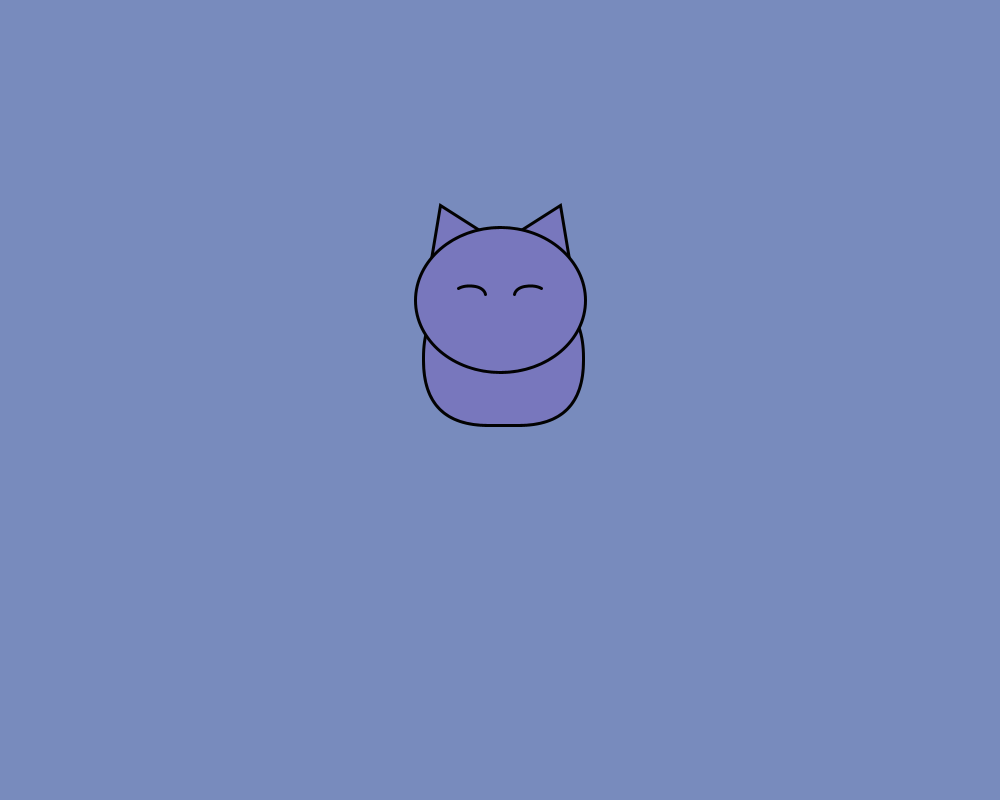
Frame 1 (no input)
Frame 60 (the mouse pressed at the canvas centre just before this capture): identical to frame 1, image omitted
Frame 120 (the mouse held since frame 60 and released just before this capture): identical to frame 1, image omitted

The Processing sketch that drew this single still picture (run headless with seeded random() and noise(); from frame 60 on, the mouse is pressed at the canvas centre):

// Processing sketch: HOME_WORK_13
// ── HOME_WORK_13.pde
float x, y, d;
void setup (){
  size (1000,800);
  x = 500;
  y = 300;
  d = 100;
  
}
void draw (){
  background (120,139,189);
  smilecat(x,y,d);
  
  
}

// ── smile_cat.pde
void smilecat(float x, float y , float d){
  strokeWeight (d*0.03);
  fill(120,119,189);
  stroke (ROUND);
  
  // BODY
  rect (x-d*0.77, y-d*0.1,d*1.6,d*1.35,d*0.75,d*0.75,d*0.65,d*0.65 );
  
  // LEFT EAR
  beginShape();
  vertex(x-d*0.7, y-d*0.35);
  vertex(x-d*0.6, y-d*0.95);
  vertex(x-d*0.05, y-d*0.6);
  endShape();
  // RIGHT EAR
  beginShape();
  vertex(x+d*0.7, y-d*0.35);
  vertex(x+d*0.6, y-d*0.95);
  vertex(x+d*0.05, y-d*0.6);
  endShape();
  // FACE
  ellipse (x, y, d*1.7,d*1.45);
  //LEFT EYE
  arc (x-d*0.3, y-d*0.05, d*0.32,d*0.18,1.24*PI,1.97*PI);
  arc (x+d*0.3, y-d*0.05, d*0.32,d*0.18,1.03*PI,1.76*PI);
  
  
    
  
  


}
